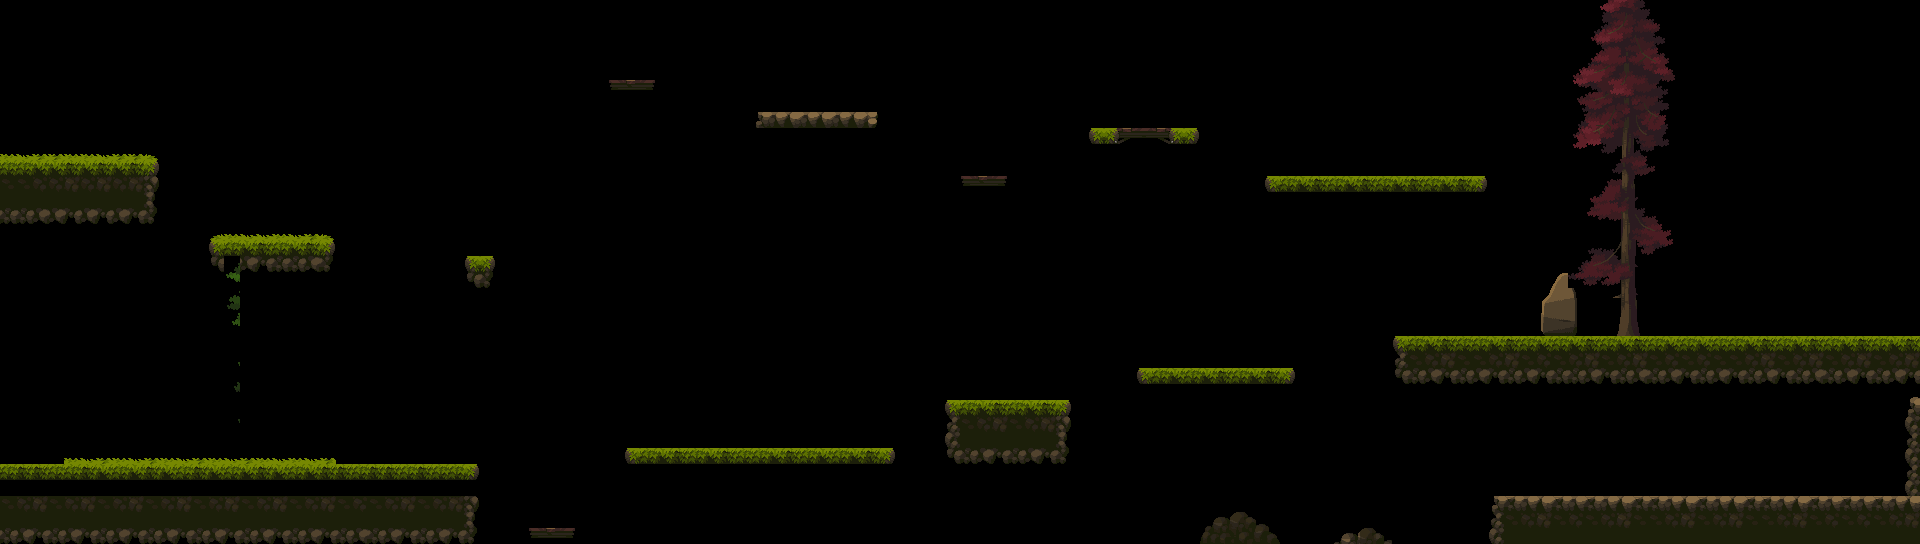

This is a level from a 2D game, rendered from its Tiled map with the project's own tilesets. A one-line summary and the map file follow, with tile-layer data summarised:
An orthogonal 120x34 tile map with 16x16 px tiles, 2 tile layers (Background1, Platforms), 4 hidden layers not drawn, 17 tilesets and 36 objects (31x Coin, 4x power, NextLvl).

<map version="1.10" tiledversion="1.11.2" orientation="orthogonal" renderorder="right-down" width="120" height="34" tilewidth="16" tileheight="16" infinite="0" nextlayerid="21" nextobjectid="133">
 <editorsettings>
  <export target="level_embedded..tmx" format="tmx" />
 </editorsettings>
 <tileset firstgid="1" name="Tiles_alpha" tilewidth="16" tileheight="16" tilecount="625" columns="25" backgroundcolor="#00000000">
  <image source="../../../Assets/SpriteSheets/Legacy-Fantasy - High Forest 2.3/Assets/Tiles.png" trans="000000" width="400" height="400" />
 </tileset>
 <tileset firstgid="626" name="Red-Tree_alpha" tilewidth="16" tileheight="16" tilecount="6300" columns="84">
  <image source="../../../Assets/SpriteSheets/Legacy-Fantasy - High Forest 2.3/Trees/Red-Tree.png" trans="000000" width="1344" height="1200" />
 </tileset>
 <tileset firstgid="6926" name="Green-Tree_alpha" tilewidth="16" tileheight="16" tilecount="6300" columns="84">
  <image source="../../../Assets/SpriteSheets/Legacy-Fantasy - High Forest 2.3/Trees/Green-Tree.png" trans="000000" width="1344" height="1200" />
 </tileset>
 <tileset firstgid="13226" name="Props-Rocks_alpha" tilewidth="16" tileheight="16" tilecount="378" columns="18">
  <image source="../../../Assets/SpriteSheets/Legacy-Fantasy - High Forest 2.3/Assets/Props-Rocks.png" trans="000000" width="288" height="336" />
 </tileset>
 <tileset firstgid="13604" name="Buildings_alpha" tilewidth="16" tileheight="16" tilecount="625" columns="25">
  <image source="../../../Assets/SpriteSheets/Legacy-Fantasy - High Forest 2.3/Assets/Buildings.png" trans="000000" width="400" height="400" />
 </tileset>
 <tileset firstgid="14229" source="CyberOpen.tsx" />
 <tileset firstgid="14232" source="Shop_Menu.tsx" />
 <tileset firstgid="14241" source="antenna.tsx" />
 <tileset firstgid="14247" source="CyberTiles.tsx" />
 <tileset firstgid="14631" source="banner-neon-1.tsx" />
 <tileset firstgid="14634" source="control-box-3.tsx" />
 <tileset firstgid="14637" source="banner-arrow1.tsx" />
 <tileset firstgid="14639" source="banner-big-1.tsx" />
 <tileset firstgid="14649" source="../level_0/Tiles.tsx" />
 <tileset firstgid="15274" source="CyberCar1.tsx" />
 <tileset firstgid="15370" source="CyberCar2.tsx" />
 <tileset firstgid="15388" source="power_up.tsx" />
 <layer id="17" name="Background4" width="120" height="34" visible="0">
  <data>[4080 cells, 0 non-empty, 0 distinct tile ids]</data>
 </layer>
 <layer id="18" name="Background3" width="120" height="34" visible="0">
  <data>[4080 cells, 211 non-empty, 198 distinct tile ids]</data>
 </layer>
 <layer id="19" name="Background2" width="120" height="34" visible="0">
  <data>[4080 cells, 72 non-empty, 72 distinct tile ids]</data>
 </layer>
 <layer id="20" name="Background1" width="120" height="34">
  <data>[4080 cells, 318 non-empty, 200 distinct tile ids]</data>
 </layer>
 <layer id="2" name="Platforms" width="120" height="34">
  <data>[4080 cells, 380 non-empty, 63 distinct tile ids]</data>
 </layer>
 <objectgroup id="10" name="Objects" visible="0">
  <object id="3" name="Coin" gid="541" x="490" y="383" width="16" height="16" />
  <object id="12" name="Coin" gid="541" x="712" y="62.5" width="16" height="16" />
  <object id="13" name="Coin" gid="541" x="104.667" y="136.667" width="16" height="16" />
  <object id="16" name="Coin" gid="541" x="536" y="530" width="16" height="16" />
  <object id="17" name="Coin" gid="541" x="682" y="418" width="16" height="16" />
  <object id="18" name="Coin" gid="541" x="867" y="331" width="16" height="16" />
  <object id="27" name="Coin" gid="541" x="120.667" y="136.667" width="16" height="16" />
  <object id="28" name="Coin" gid="541" x="136.667" y="136.667" width="16" height="16" />
  <object id="29" name="Coin" gid="541" x="152.667" y="136.667" width="16" height="16" />
  <object id="30" name="Coin" gid="541" x="1590.67" y="324.333" width="16" height="16" />
  <object id="31" name="Coin" gid="541" x="1606.67" y="324.333" width="16" height="16" />
  <object id="32" name="Coin" gid="541" x="1622.67" y="324.333" width="16" height="16" />
  <object id="33" name="Coin" gid="541" x="1638.67" y="324.333" width="16" height="16" />
  <object id="44" name="Coin" gid="541" x="513.333" y="418" width="16" height="16" />
  <object id="45" name="Coin" gid="541" x="513.333" y="435.333" width="16" height="16" />
  <object id="46" name="Coin" gid="541" x="520.667" y="238.667" width="16" height="16" />
  <object id="48" name="Coin" gid="541" x="701.667" y="36.3333" width="16" height="16" />
  <object id="49" name="Coin" gid="541" x="520.5" y="62.1667" width="16" height="16" />
  <object id="50" name="Coin" gid="541" x="529.833" y="36" width="16" height="16" />
  <object id="52" name="Coin" gid="541" x="1110.67" y="355.333" width="16" height="16" />
  <object id="53" name="Coin" gid="541" x="1098" y="355.333" width="16" height="16" />
  <object id="69" name="Coin" gid="541" x="206" y="454.667" width="16" height="16" />
  <object id="72" name="Coin" gid="541" x="254" y="454.667" width="16" height="16" />
  <object id="114" name="NextLvl" gid="340" x="1848" y="488" width="16" height="16" />
  <object id="119" name="Coin" gid="541" x="1587" y="466" width="16" height="16" />
  <object id="120" name="Coin" gid="541" x="1603" y="466" width="16" height="16" />
  <object id="121" name="Coin" gid="541" x="1619" y="466" width="16" height="16" />
  <object id="122" name="Coin" gid="541" x="1635" y="466" width="16" height="16" />
  <object id="123" name="Coin" gid="541" x="1657" y="466" width="16" height="16" />
  <object id="124" name="Coin" gid="541" x="1673" y="466" width="16" height="16" />
  <object id="125" name="Coin" gid="541" x="1689" y="466" width="16" height="16" />
  <object id="126" name="Coin" gid="541" x="1705" y="466" width="16" height="16" />
  <object id="129" name="power" gid="15389" x="32" y="128" width="16" height="16" />
  <object id="130" name="power" gid="15391" x="32" y="144" width="16" height="16" />
  <object id="131" name="power" gid="15388" x="16" y="128" width="16" height="16" />
  <object id="132" name="power" gid="15390" x="16" y="144" width="16" height="16" />
 </objectgroup>
 <layer id="7" name="Foreground" width="120" height="34" visible="0">
  <data>[4080 cells, 1100 non-empty, 609 distinct tile ids]</data>
 </layer>
</map>
